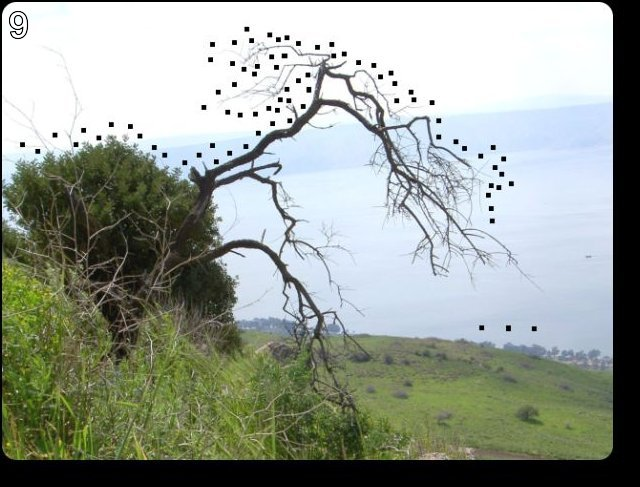
#> input picture 09/good.jpg, 640 x 487 px
$ python 09.py   (Python 2 division)
#> lines starting #> are read from the running program, lines starting #| are printed output that depends on the picture
# coding=utf-8
# Title: connect the dots
import Image

def main():
    im = Image.open("good.jpg")
#> im is the input picture: PIL image 640x487 RGB; mean R, G, B 151.9, 159.2, 150.1
    print im.mode   # RGB
#| RGB
    for i in range(im.size[0]):
        for j in range(im.size[1]):
            im.putpixel((i, j), (255, 255, 255)) #变成白底
#> im: PIL image 640x487 RGB; every value is 255
    first = [
                146,399,163,403,170,393,169,391,166,386,170,381,170,371,170,355,169,346,167,335,170,329,170,320,170,
                310,171,301,173,290,178,289,182,287,188,286,190,286,192,291,194,296,195,305,194,307,191,312,190,316,
                190,321,192,331,193,338,196,341,197,346,199,352,198,360,197,366,197,373,196,380,197,383,196,387,192,
                389,191,392,190,396,189,400,194,401,201,402,208,403,213,402,216,401,219,397,219,393,216,390,215,385,
                215,379,213,373,213,365,212,360,210,353,210,347,212,338,213,329,214,319,215,311,215,306,216,296,218,
                290,221,283,225,282,233,284,238,287,243,290,250,291,255,294,261,293,265,291,271,291,273,289,278,287,
                279,285,281,280,284,278,284,276,287,277,289,283,291,286,294,291,296,295,299,300,301,304,304,320,305,
                327,306,332,307,341,306,349,303,354,301,364,301,371,297,375,292,384,291,386,302,393,324,391,333,387,
                328,375,329,367,329,353,330,341,331,328,336,319,338,310,341,304,341,285,341,278,343,269,344,262,346,
                259,346,251,349,259,349,264,349,273,349,280,349,288,349,295,349,298,354,293,356,286,354,279,352,268,
                352,257,351,249,350,234,351,211,352,197,354,185,353,171,351,154,348,147,342,137,339,132,330,122,327,
                120,314,116,304,117,293,118,284,118,281,122,275,128,265,129,257,131,244,133,239,134,228,136,221,137,
                214,138,209,135,201,132,192,130,184,131,175,129,170,131,159,134,157,134,160,130,170,125,176,114,176,
                102,173,103,172,108,171,111,163,115,156,116,149,117,142,116,136,115,129,115,124,115,120,115,115,117,
                113,120,109,122,102,122,100,121,95,121,89,115,87,110,82,109,84,118,89,123,93,129,100,130,108,132,110,
                133,110,136,107,138,105,140,95,138,86,141,79,149,77,155,81,162,90,165,97,167,99,171,109,171,107,161,
                111,156,113,170,115,185,118,208,117,223,121,239,128,251,133,259,136,266,139,276,143,290,148,310,151,
                332,155,348,156,353,153,366,149,379,147,394,146,399
                ]

    second = [
                156,141,165,135,169,131,176,130,187,134,191,140,191,146,186,150,179,155,175,157,168,157,163,157,159,
                157,158,164,159,175,159,181,157,191,154,197,153,205,153,210,152,212,147,215,146,218,143,220,132,220,
                125,217,119,209,116,196,115,185,114,172,114,167,112,161,109,165,107,170,99,171,97,167,89,164,81,162,
                77,155,81,148,87,140,96,138,105,141,110,136,111,126,113,129,118,117,128,114,137,115,146,114,155,115,
                158,121,157,128,156,134,157,136,156,136
                ]

    # 两个数字一组，将相应位置的像素点填成红色
    for i in range(0, len(first), 2):
        im.putpixel((first[i], first[i+1]), (255, 0, 0))
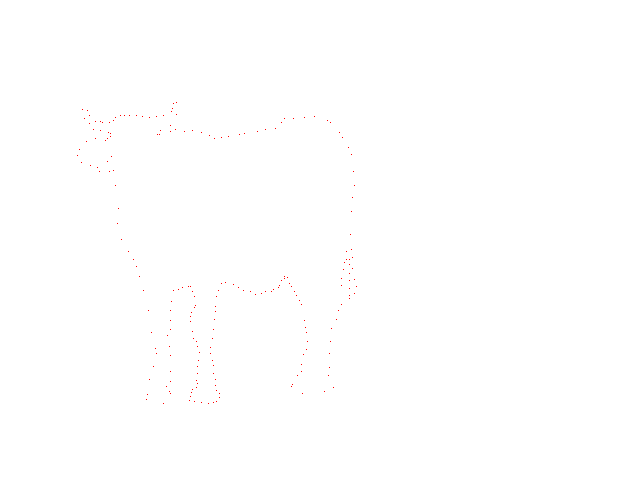
#> im: PIL image 640x487 RGB; mean R, G, B 255, 254.8, 254.8
    for i in range(0, len(second), 2):
        im.putpixel((second[i], second[i+1]), (255, 0, 0))
    im.save(open("first+second.jpg", "w"))
    # 显示一只牛，尝试发现，first画出的是牛的头，second画出的是牛的身体轮廓

if __name__ == '__main__':
    main()

    # Google translate "牛“: Cow, Ox, Bull, Neat, Bossy
    # 试了下"Cow", 显示, "hmm, it's male"
    # ->bull了。
    # 下一关：http://www.pythonchallenge.com/pc/return/bull.html
